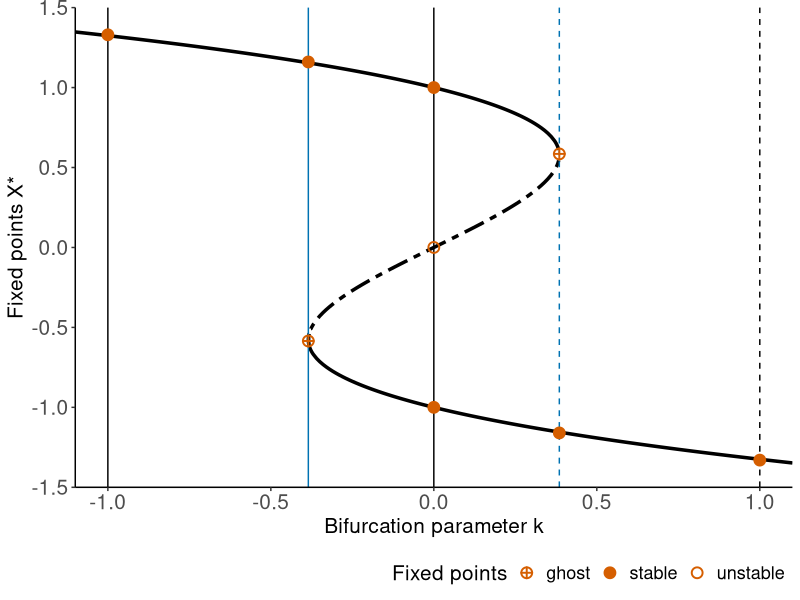
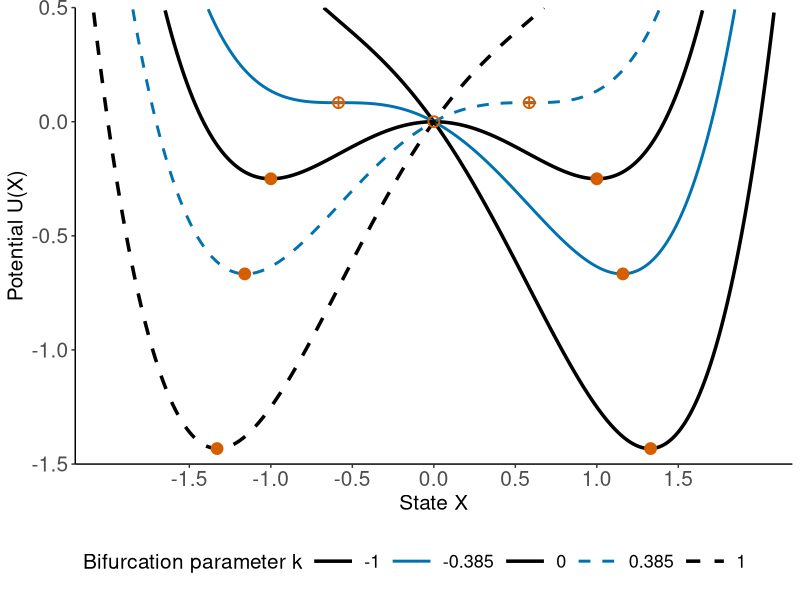
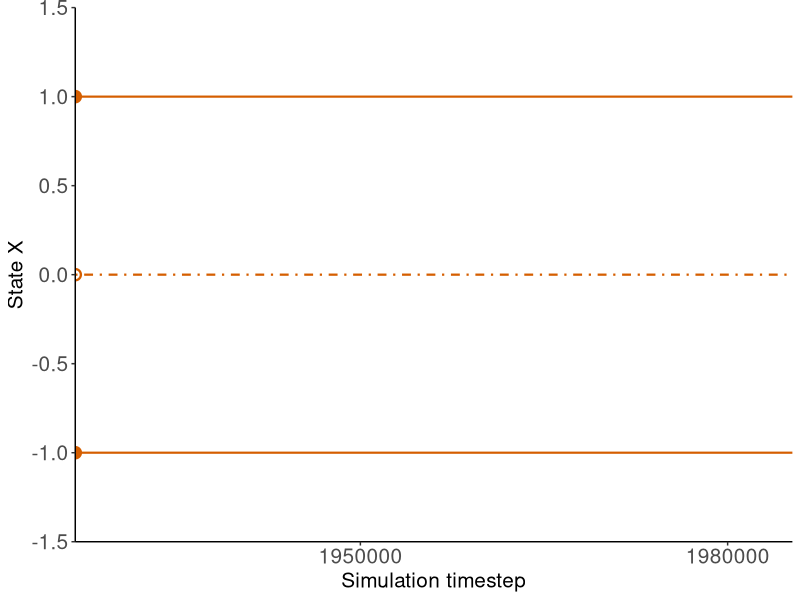
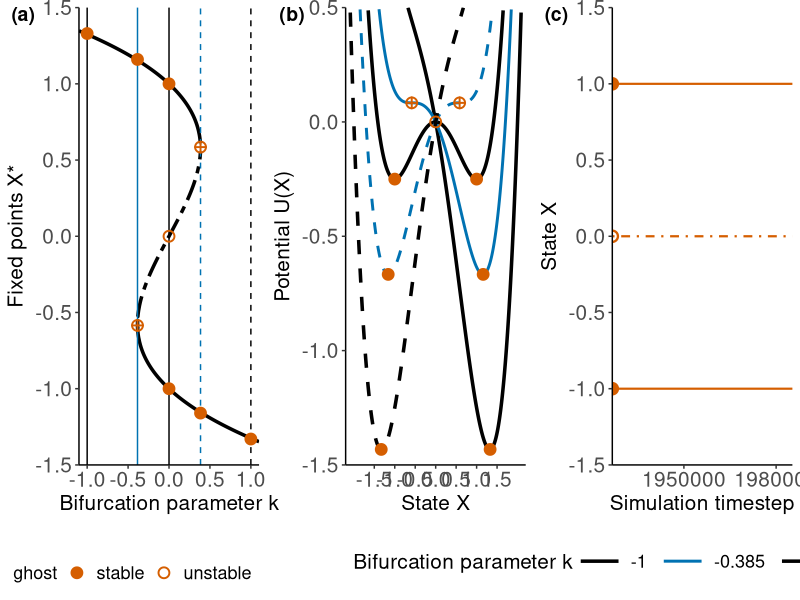
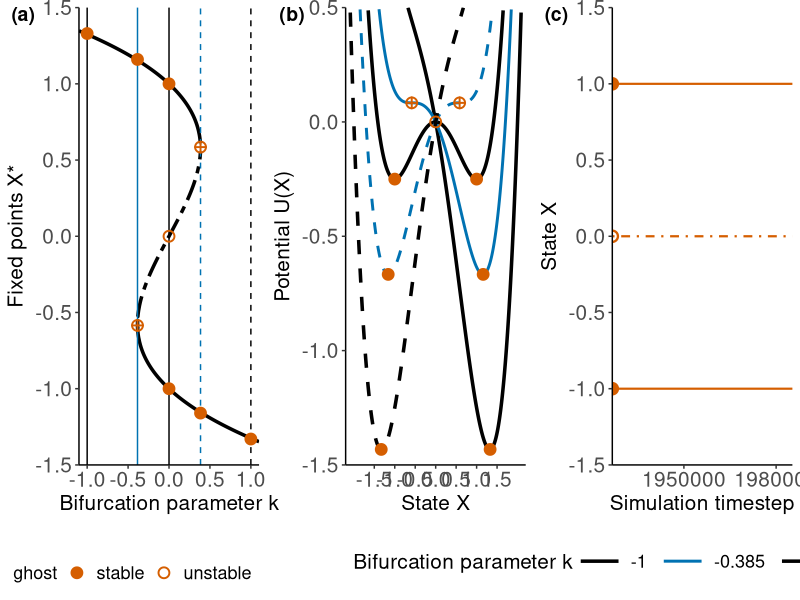

R code for these plots, in order:
setwd("~/Desktop/Publications/alphastableTransient")

# Load necessary library
library(ggplot2)
library(tidyverse)
library(cowplot)


f_prime_flipped = function(x, k) {
  x^3  - x + k
}


find_fixed_points = function(k) {
  # For cubic equation x^3 + px + q = 0, where p = -1, q = k
  p = -1
  q = k
  
  # Calculate discriminant: Δ = (q/2)^2 + (p/3)^3
  discriminant = (q/2)^2 + (p/3)^3
  
  fixed_points = numeric()
  
  if (discriminant > 1e-10) {
    # One real root - use robust cubic root function
    cubic_root = function(x) {
      if (x >= 0) {
        return(x^(1/3))
      } else {
        return(-(-x)^(1/3))
      }
    }
    u = cubic_root(-q/2 + sqrt(discriminant))
    v = cubic_root(-q/2 - sqrt(discriminant))
    fixed_points = c(fixed_points, u + v)
  } else if (abs(discriminant) <= 1e-10) {
    # Two real roots (one repeated)
    # When discriminant = 0: roots are 3q/p and -3q/(2p)
    root1 = 3*q/p
    root2 = -3*q/(2*p)
    fixed_points = c(fixed_points, root1, root2)
  } else {
    # Three real roots using trigonometric solution
    rho = sqrt(-(p/3)^3)
    theta = acos(-q/(2*rho))
    
    # Three roots: 2*sqrt(-p/3) * cos((theta + 2*pi*n)/3) for n = 0, 1, 2
    sqrt_term = 2*sqrt(-p/3)
    fixed_points = c(fixed_points, sqrt_term * cos(theta/3))
    fixed_points = c(fixed_points, sqrt_term * cos((theta + 2*pi)/3))
    fixed_points = c(fixed_points, sqrt_term * cos((theta + 4*pi)/3))
  }
  
  # Remove duplicates and sort
  fixed_points = unique(round(fixed_points, 10))
  
  return(sort(fixed_points))
}

# Define range for k values
k_values = c(seq(-1.1, 1.1, by = 0.01), seq(0.37, 0.40, 0.001), seq(-0.37, -0.40, -0.000001))

# Pre-allocate lists for better performance
k_list = list()
x_list = list()

# Compute fixed points for each k
for (k in k_values) {
  fixed_points = find_fixed_points(k)
  if (length(fixed_points) > 0) {
    k_list[[length(k_list) + 1]] = rep(k, length(fixed_points))
    x_list[[length(x_list) + 1]] = fixed_points
  }
}

# Efficiently combine all results
fixed_points_data = data.frame(k = unlist(k_list), x = unlist(x_list))

upper_stable = fixed_points_data %>%
  filter(x > 0.6)

under_stable = fixed_points_data %>%
  filter(x < -0.6)

unstable = fixed_points_data %>%
  filter(x > -0.6 & x < 0.6)


fixed_points = data.frame(x = c(-1, 0, 1,
                                -0.585, 1.16,
                                0.585, -1.16,
                                1.33, -1.33),
                         k = c(0, 0, 0,
                               -0.385, -0.385,
                               0.385, 0.385,
                               -1, 1),
                         type = c("stable", "unstable", "stable", "ghost", "stable",  "ghost", "stable", "stable", "stable"))

# Plot the flipped bifurcation diagram
(p1 = ggplot() + theme_classic() +
    geom_line(data = upper_stable, aes(x = k, y = x), size = 1.2, color = "black") +
    geom_line(data = under_stable, aes(x = k, y = x), size = 1.2, color = "black") +
    geom_line(data = unstable, aes(x = k, y = x), size = 1.2, linetype = "twodash", color = "black") +
    geom_vline(xintercept = 0,  color = "black", linewidth = .5) +
    geom_vline(xintercept = -0.385,  color = "#0072B2", linewidth = .5) +
    geom_vline(xintercept = 0.385,  color = "#0072B2", linewidth = .5, linetype = "dashed") +
    geom_vline(xintercept = -1, color = "black", linewidth = .5) +
    geom_vline(xintercept = 1, color = "black", linewidth = .5, linetype = "dashed") +
    geom_point(data = fixed_points, aes(x = k, y = x, shape = type), color = "#D55E00", fill = "#D55E00", size = 3, stroke = 1) +
    scale_shape_manual(values = c("stable" = 19, "unstable" = 1, "ghost" = 10), name = "Fixed points") +
    scale_x_continuous(expand = c(0,0), limits = c(-1.1, 1.1), name = "Bifurcation parameter k") +
    scale_y_continuous(expand = c(0,0), limits = c(-1.5, 1.5), name = "Fixed points X*") +
    theme(axis.text = element_text(size = 15),
          axis.title =  element_text(size = 15),
          legend.background = element_rect(fill='transparent', color = NA),
          legend.box.background = element_rect(fill='transparent', color = NA),
          panel.background = element_rect(fill = "transparent", colour = NA),
          plot.background = element_rect(fill = "transparent", colour = NA),
          strip.background = element_rect(fill = "transparent", color = NA),
          legend.justification = c(1,0),
          legend.position = "bottom",
          legend.direction = "horizontal",
          legend.text = element_text(size = 13),
          legend.title = element_text(size = 15)))



potential = function(x,k) {
  
  U = (0.25*x^4 - 0.5*x^2 + k*x)
  return(U)
}


df = data.frame(x = seq(-3, 3, length.out = 1000)) %>%
  mutate(`0` = potential(x = x, k = 0),
         `-0.385` = potential(x = x, k = -0.385),
         `0.385` = potential(x = x, k = 0.385),
         `1` = potential(x = x, k = 1),
         `-1` = potential(x = x, k = -1)) %>%
  pivot_longer(cols = c(`0`, `-0.385`, `0.385`, `1`, `-1`), names_to = "k", values_to = "U")

fixed_points = fixed_points %>%
  mutate(y = potential(x, k))

df$k = factor(df$k, levels = c("-1", "-0.385", "0", "0.385", "1"))

(p2 = ggplot() + theme_classic() +
    geom_line(data = df, aes(x = x, y = U, color = k, linetype = k, linewidth = k), size = .7) +
    geom_point(data = fixed_points, aes(x = x, y = y, shape = type), color = "#D55E00", fill = "#D55E00", size = 3, stroke = 1) +
    scale_shape_manual(values = c("stable" = 19, "unstable" = 1, "ghost" = 10), name = "Fixed points") +
    scale_color_manual(values = c("-1" = "black", "-0.385" =  "#0072B2", "0" = "black", "0.385" =  "#0072B2", "1" = "black"), name = "Bifurcation parameter k") +
    scale_linetype_manual(values = c("-1" = "solid", "-0.385" = "solid", "0" = "solid",  "0.385" = "dashed", "1" = "dashed"), name = "Bifurcation parameter k") +
    scale_linewidth_manual(values = c("-1" = 1.2, "-0.385" = 1, "0" = 1.2, "0.385" = 1,  "1" = 1.2), name = "Bifurcation parameter k") +
    scale_x_continuous(limits = c(-2.2, 2.2), expand = c(0,0), breaks = c(-1.5, -1.0, -0.5, 0, 0.5, 1.0, 1.5), name = "State X") +
    scale_y_continuous(limits = c(-1.5, .5), expand = c(0,0), name = "Potential U(X)") +
    theme(axis.text = element_text(size = 15),
        axis.title =  element_text(size = 15),
        legend.background = element_rect(fill='transparent', color = NA),
        legend.box.background = element_rect(fill='transparent', color = NA),
        panel.background = element_rect(fill = "transparent", colour = NA),
        plot.background = element_rect(fill = "transparent", colour = NA),
        strip.background = element_rect(fill = "transparent", color = NA),
        legend.position = 'bottom',
        legend.direction = "horizontal",
        legend.justification = "left",
        legend.text = element_text(size = 13),
        legend.title = element_text(size = 15),
        legend.key.size = unit(1.2, 'cm')) +
    guides(shape = "none"))

##

df_ts = read_csv("data/timeseries_jumping_theory.csv")

fp_ts = data.frame(y = c(-1, 0, 1),
                   type = c("stable", "unstable", "stable"))

(p3 = ggplot() + theme_classic() +
    geom_hline(data = fp_ts, aes(yintercept = y, linetype = type), color = "#D55E00",  size = .75) +
    geom_line(data = df_ts, aes(x = timestep, y = state), linewidth = .01, alpha = .9, color = "black") +
    geom_point(data = fp_ts, aes(x = -Inf, y = y, shape = type), color = "#D55E00", fill = "#D55E00", size = 3, stroke = 1.2) +
    scale_y_continuous(expand = c(0,0), limits = c(-1.5, 1.5), name = "State X") +
    scale_x_continuous(expand = c(0.005,0), limits = c(1927000, 1985000), name = "Simulation timestep", breaks = c(1920000, 1950000, 1980000)) +
    scale_linetype_manual(values = c("stable" = "solid", "unstable" = "dotdash"), name = "Fixed points") +
    scale_shape_manual(values = c("stable" = 19, "unstable" = 1, "ghost" = 10), name = "Fixed points") +
    theme(axis.text = element_text(size = 15),
          axis.title =  element_text(size = 15),
          legend.background = element_rect(fill='transparent', color = NA),
          legend.box.background = element_rect(fill='transparent', color = NA),
          panel.background = element_rect(fill = "transparent", colour = NA),
          plot.background = element_rect(fill = "transparent", colour = NA),
          strip.background = element_rect(fill = "transparent", color = NA),
          strip.text = element_blank(),
          legend.position = "none",
          legend.direction = "horizontal",
          legend.text = element_text(size = 13),
          legend.title = element_text(size = 15)) +
    guides(shape = "none"))

plot_grid(p1, p2, p3, align = "hv", nrow = 1, labels = c("(a)", "(b)", "(c)"))
ggsave("figures/bifurcation_diagram.pdf", width = 18, height = 7, scale = 0.7)
